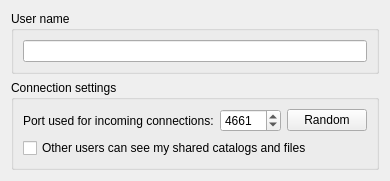
          <widget class="QWidget" name="scrollAreaWidgetContents_5">
           <property name="geometry">
            <rect>
             <x>0</x>
             <y>0</y>
             <width>357</width>
             <height>168</height>
            </rect>
           </property>
           <layout class="QVBoxLayout" name="verticalLayout_39">
            <item>
             <layout class="QHBoxLayout" name="horizontalLayout_9">
              <item>
               <widget class="QGroupBox" name="Username">
                <property name="title">
                 <string>User name</string>
                </property>
                <layout class="QVBoxLayout" name="verticalLayout_31">
                 <item>
                  <widget class="QLineEdit" name="editUserName"/>
                 </item>
                </layout>
               </widget>
              </item>
             </layout>
            </item>
            <item>
             <layout class="QHBoxLayout" name="horizontalLayout_12">
              <item>
               <widget class="QGroupBox" name="groupBox_9">
                <property name="title">
                 <string>Connection settings</string>
                </property>
                <layout class="QGridLayout" name="gridLayout_15">
                 <item row="0" column="0" rowspan="2">
                  <layout class="QHBoxLayout" name="horizontalLayout_7">
                   <item>
                    <widget class="QLabel" name="label_25">
                     <property name="text">
                      <string>Port used for incoming connections:</string>
                     </property>
                    </widget>
                   </item>
                   <item>
                    <widget class="QSpinBox" name="emuleSpinPort">
                     <property name="minimum">
                      <number>1</number>
                     </property>
                     <property name="maximum">
                      <number>65535</number>
                     </property>
                     <property name="value">
                      <number>4661</number>
                     </property>
                    </widget>
                   </item>
                   <item>
                    <widget class="QPushButton" name="emuleRandomButton">
                     <property name="text">
                      <string>Random</string>
                     </property>
                    </widget>
                   </item>
                   <item>
                    <spacer name="horizontalSpacer_15">
                     <property name="orientation">
                      <enum>Qt::Horizontal</enum>
                     </property>
                     <property name="sizeType">
                      <enum>QSizePolicy::Preferred</enum>
                     </property>
                     <property name="sizeHint" stdset="0">
                      <size>
                       <width>40</width>
                       <height>20</height>
                      </size>
                     </property>
                    </spacer>
                   </item>
                  </layout>
                 </item>
                 <item row="4" column="0">
                  <widget class="QCheckBox" name="checkEmuleSD">
                   <property name="text">
                    <string>Other users can see my shared catalogs and files</string>
                   </property>
                  </widget>
                 </item>
                </layout>
               </widget>
              </item>
             </layout>
            </item>
            <item>
             <spacer name="verticalSpacer_3">
              <property name="orientation">
               <enum>Qt::Vertical</enum>
              </property>
              <property name="sizeHint" stdset="0">
               <size>
                <width>20</width>
                <height>40</height>
               </size>
              </property>
             </spacer>
            </item>
           </layout>
          </widget>
